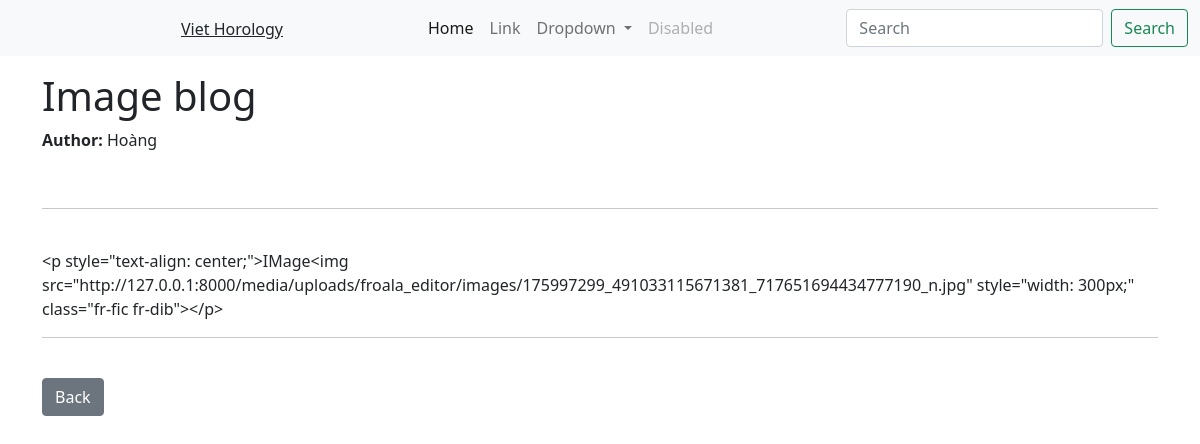
/article/image-blog, run on the app's committed database.
### Blog/models.py (models this page shows, shortened)
class BlogModel(models.Model):
    title = models.CharField(max_length=100)
    author = models.CharField(max_length=100)
    create_at= models.DateTimeField(auto_now_add=True)
    upload_to = models.DateTimeField(auto_now=True)
    slug= models.SlugField(max_length=100,null=True, blank=True)
    content = FroalaField()
    image = models.ImageField(upload_to='blog')

### Blog/views.py (the view)
# urls.py: path('article/<slug>',ArticleDetailView.as_view(),name='article_detail'),
class ArticleDetailView(DetailView):
    model = BlogModel
    context_object_name = 'blog'
    template_name = 'article_detail.html'

### Blog/templates/article_detail.html (shortened to what this page needs)
{%extends 'base.html'%}
{% block content%}
  <h1>{{ blog.title }}</h1>
  <p><strong>Author:</strong> {{ blog.author }}</p>
<br/>
<hr>
<br/>
{{blog.content}}
<br/>
<hr>
<br/>
<a href="{%url 'home'%}"class= "btn btn-secondary">Back</a>
  {%endblock%}

### data on the page
BlogModel: title "Image blog", author "Hoàng", content "<p style=\"text-align: center;\">IMage<img src=\"http://127.0.0.1:8000/media/uploads/froala_editor/images/175997299_491033115671381_717651694434777190_n.jpg\" style=\"width: 300px;\" class=\"fr-fic fr-dib\"></p>"
